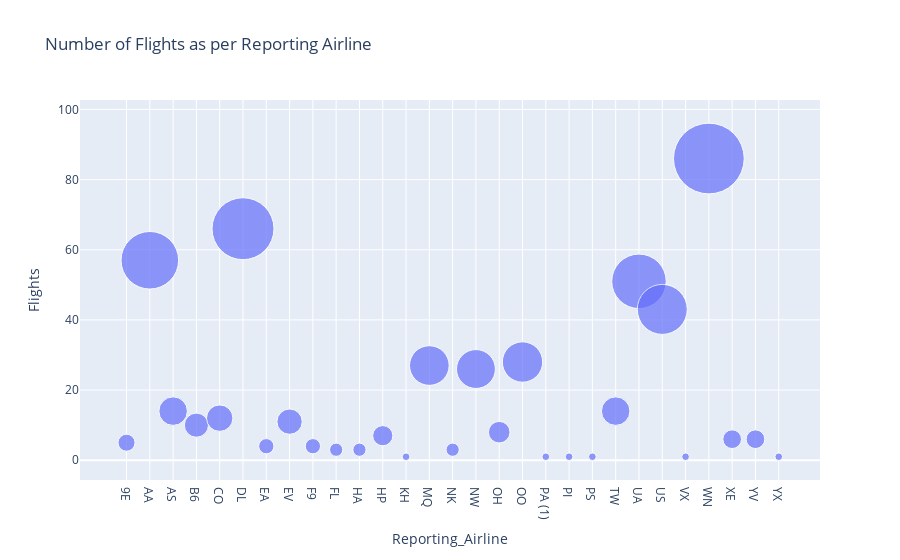

The notebook cell saved with this chart:
### Markdown cell above
To do

- Create a bubble chart using the bub_data with x-axis being reporting airline and y-axis being flights.
- Provide title to the chart
- Update size of the bubble based on the number of flights. Use size parameter.
- Update name of the hover tooltip to reporting_airline using hover_name parameter.

### Code cell
fig = px.scatter(bubble_data, x='Reporting_Airline', y='Flights', size='Flights', hover_name = 'Reporting_Airline',
                 title='Number of Flights as per Reporting Airline' , size_max = 50)

fig.show()

### Figure 1 — Plotly figure (JSON) as saved in the notebook; plotly's stock layout.template omitted (floating-point values rounded to 4 significant figures)
{"data": [{"hovertemplate": "<b>%{hovertext}</b><br><br>Reporting_Airline=%{x}<br>Flights=%{marker.size}<extra></extra>", "hovertext": ["9E", "AA", "AS", "B6", "CO", "DL", "EA", "EV", "F9", "FL", "HA", "HP", "KH", "MQ", "NK", "NW", "OH", "OO", "PA (1)", "PI", "PS", "TW", "UA", "US", "VX", "WN", "XE", "YV", "YX"], "legendgroup": "", "marker": {"color": "#636efa", "size": [5, 57, 14, 10, 12, 66, 4, 11, 4, 3, 3, 7, 1, 27, 3, 26, 8, 28, 1, 1, 1, 14, 51, 43, 1, 86, 6, 6, 1], "sizemode": "area", "sizeref": 0.0344, "symbol": "circle"}, "mode": "markers", "name": "", "orientation": "v", "showlegend": false, "type": "scatter", "x": ["9E", "AA", "AS", "B6", "CO", "DL", "EA", "EV", "F9", "FL", "HA", "HP", "KH", "MQ", "NK", "NW", "OH", "OO", "PA (1)", "PI", "PS", "TW", "UA", "US", "VX", "WN", "XE", "YV", "YX"], "xaxis": "x", "y": [5, 57, 14, 10, 12, 66, 4, 11, 4, 3, 3, 7, 1, 27, 3, 26, 8, 28, 1, 1, 1, 14, 51, 43, 1, 86, 6, 6, 1], "yaxis": "y"}], "layout": {"legend": {"itemsizing": "constant", "tracegroupgap": 0}, "title": {"text": "Number of Flights as per Reporting Airline"}, "xaxis": {"anchor": "y", "domain": [0, 1], "title": {"text": "Reporting_Airline"}}, "yaxis": {"anchor": "x", "domain": [0, 1], "title": {"text": "Flights"}}}}
